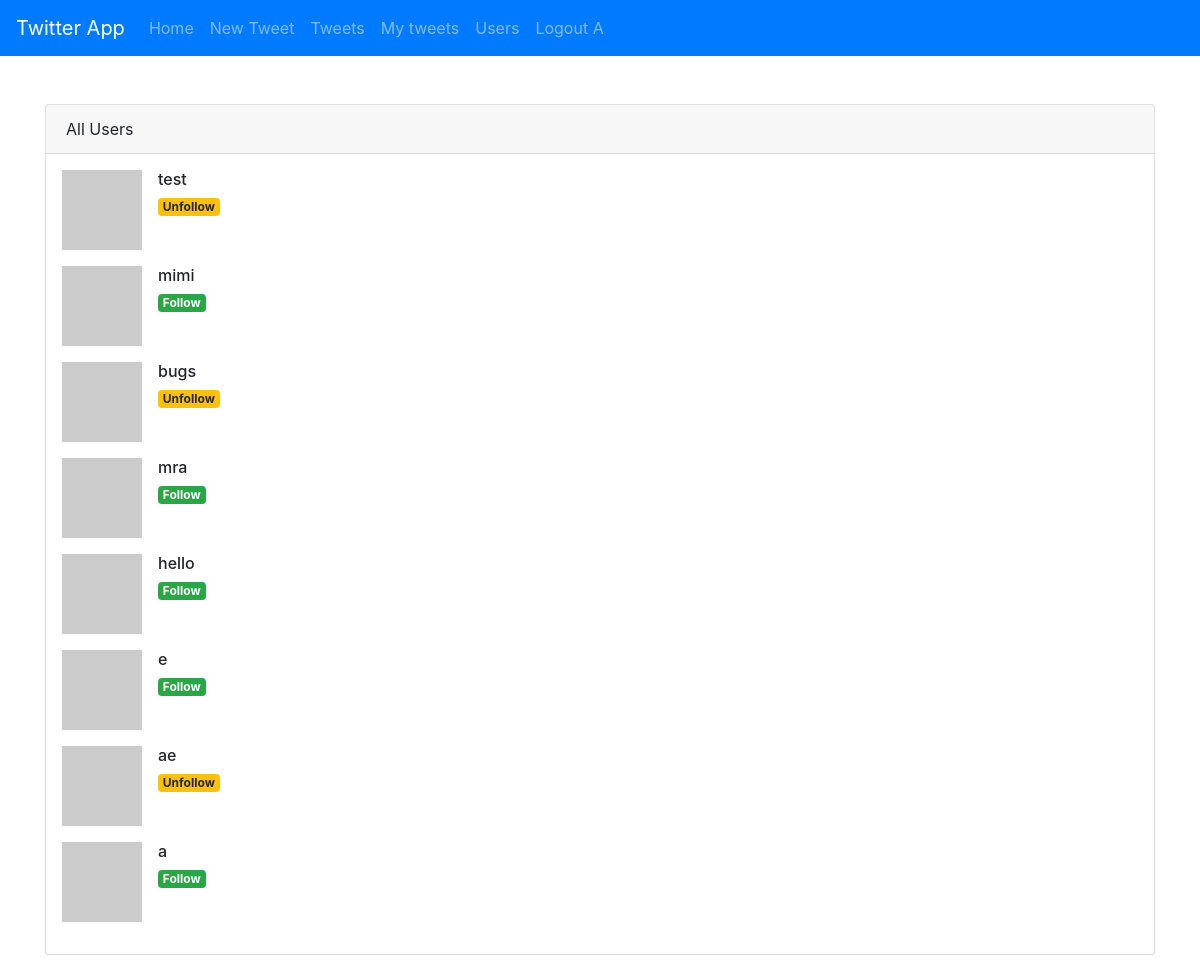
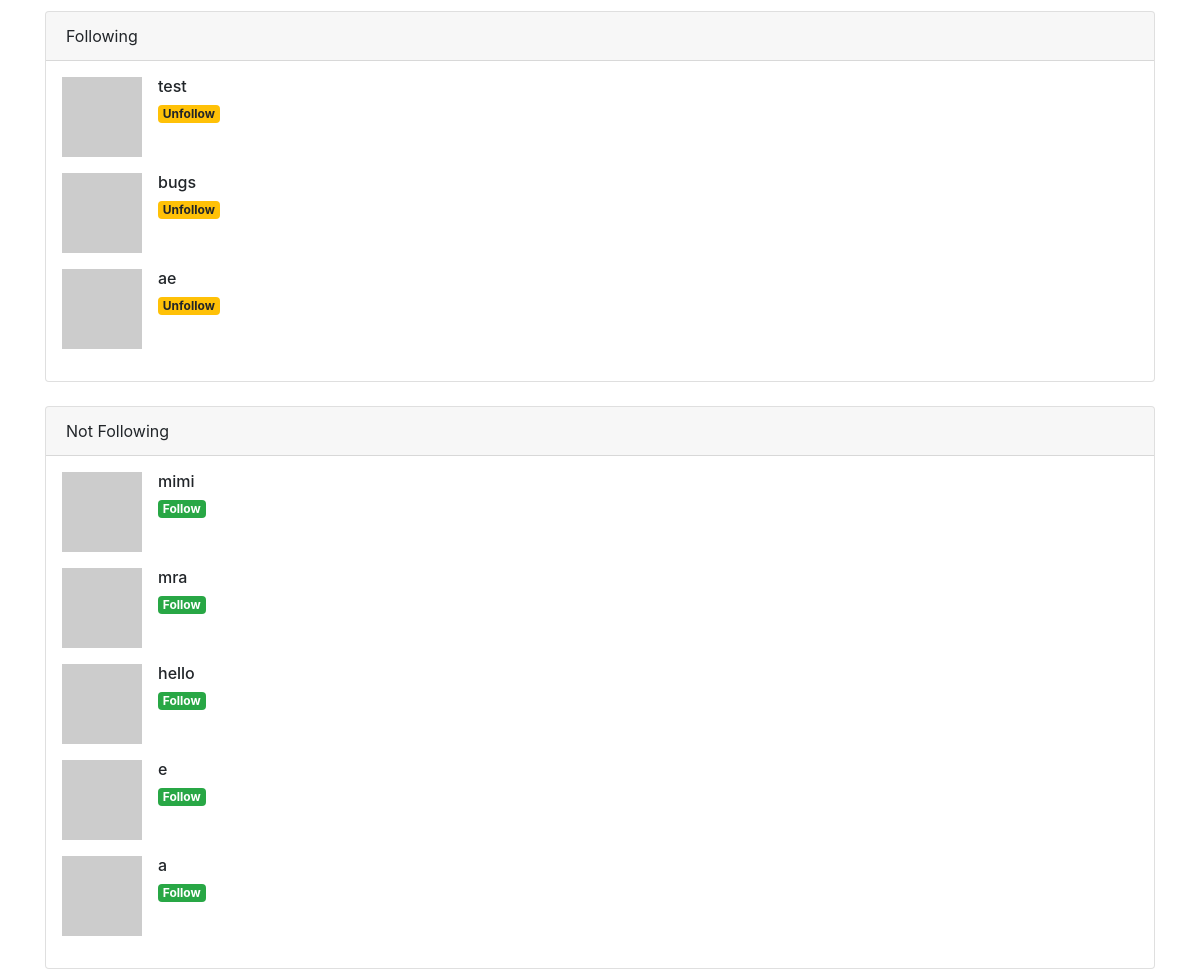
The app's page /users (signed in) with its own data (2 pictures, top to bottom).
### tables this page shows
CREATE TABLE users (
        _id integer primary key autoincrement,      
        username text UNIQUE,
        password text
    );

### main.py (the view)
@app.route('/users', methods=['GET'])
def users():
    following_users = []
    unfollowing_users = []
    all_users = get_all_users()
    final_users = []
    for user in all_users:
        random_follow = random.choice([True, False])
        user = (user[0], user[1], user[2], random_follow)
        final_users.append(user)
        if random_follow:
            unfollowing_users.append(user)
        else:
            following_users.append(user)
    print(final_users)
    return render_template('users_page.html', all_users=final_users, following_users=following_users, unfollowing_users=unfollowing_users)

### db.py (called while the page is built)
def get_all_users():
    cursor.execute('SELECT * FROM users order by _id desc')
    users = cursor.fetchall()
    return users

### main.py (called while the page is built)
@app.context_processor
def inject_user():
    username = session.get('user', None)
    return {'username': username}

### users.py (called while the page is built)
def get_all_users():
    return db.get_all_users()

### templates/users_page.html (shortened to what this page needs)
{% extends "base.html" %}
{% block content %}
{% with users=all_users, title='All Users' %}
{% include 'users.html' %}
{% endwith %}
<br>
{% with users=following_users, title='Following' %}
{% include 'users.html' %}
{% endwith %}
<br>
{% with users=unfollowing_users, title='Not Following' %}
{% include 'users.html' %}
{% endwith %}
{% endblock %}

### templates/users.html
<div class="card">
    <div class="card-header">{{title}}</div>
    <ul class="list-unstyled m-3">
        {% for user in users %}
        <li class="media mb-3">
            <img src="https://www.gravatar.com/avatar/94d093eda664addd6e450d7e9881bcad?s=32&d=identicon&r=PG"
                class="mr-3" alt="user">
            <div class="media-body">
                <h6 class="mt-0 mb-1">{{user[1]}}</h6>
                {% if user[3] %}
                <a href="#" class="badge badge-success">Follow</a>
                {% else %}
                <a href="#" class="badge badge-warning">Unfollow</a>
                {% endif %}
            </div>
        </li>
        {% endfor %}
    </ul>
</div>

### records on screen
users: username "test", shows "Unfollow"
users: username "mimi", shows "Follow"
users: username "bugs", shows "Unfollow"
users: username "mra", shows "Follow"
users: username "hello", shows "Follow"
users: username "ae", shows "Unfollow"

### other values on screen
{{ username|capitalize }} "A"
{{ title }} "All Users Following Not Following"
{{ user[1] }} "e" "a" "e" "a"
